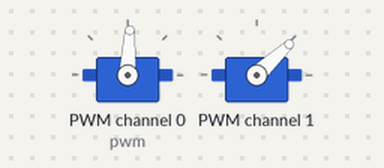
This program was run on a simulated Raspberry Pi (BCM pin numbers). On the bench: 2 × servo. Servo angles are drawn from the pulse width (0.5 ms = 0°, 2.5 ms = 180°); what the program prints to the terminal is not drawn.

Above: at 1.05 s.
At 6.0 s:
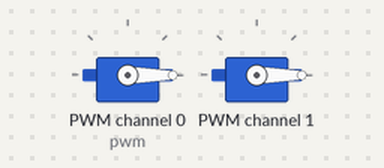
Timing chart, 0 to 7.5 s (numbered marks = the images above):
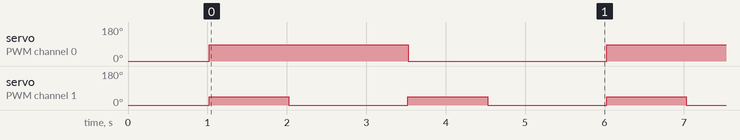

The program:

factory.py
```python
#!/usr/bin/python
from Adafruit_PWM_Servo_Driver import PWM
import time
pwm = PWM(0x40)
pwm.setPWMFreq(50)
pwm.setPWM(0,0,100)
pwm.setPWM(1,0,100)
time.sleep(1)
print("Initialized")

while True:
	pwm.setPWM(1,0,200)
	pwm.setPWM(0,0,300)
	time.sleep(1)
	pwm.setPWM(1,0,100)
	time.sleep(1.5)
	pwm.setPWM(1,0,200)
	pwm.setPWM(0,0,100)
	time.sleep(1)
	pwm.setPWM(1,0,100)
	time.sleep(1.5)
```

Measured:
- by itself, servo on PWM channel 0 (pwm): alternates 87° for 2.5 s and 0° for 2.5 s
- by itself, servo on PWM channel 1: alternates 43° for 1.0 s and 0° for 1.5 s
